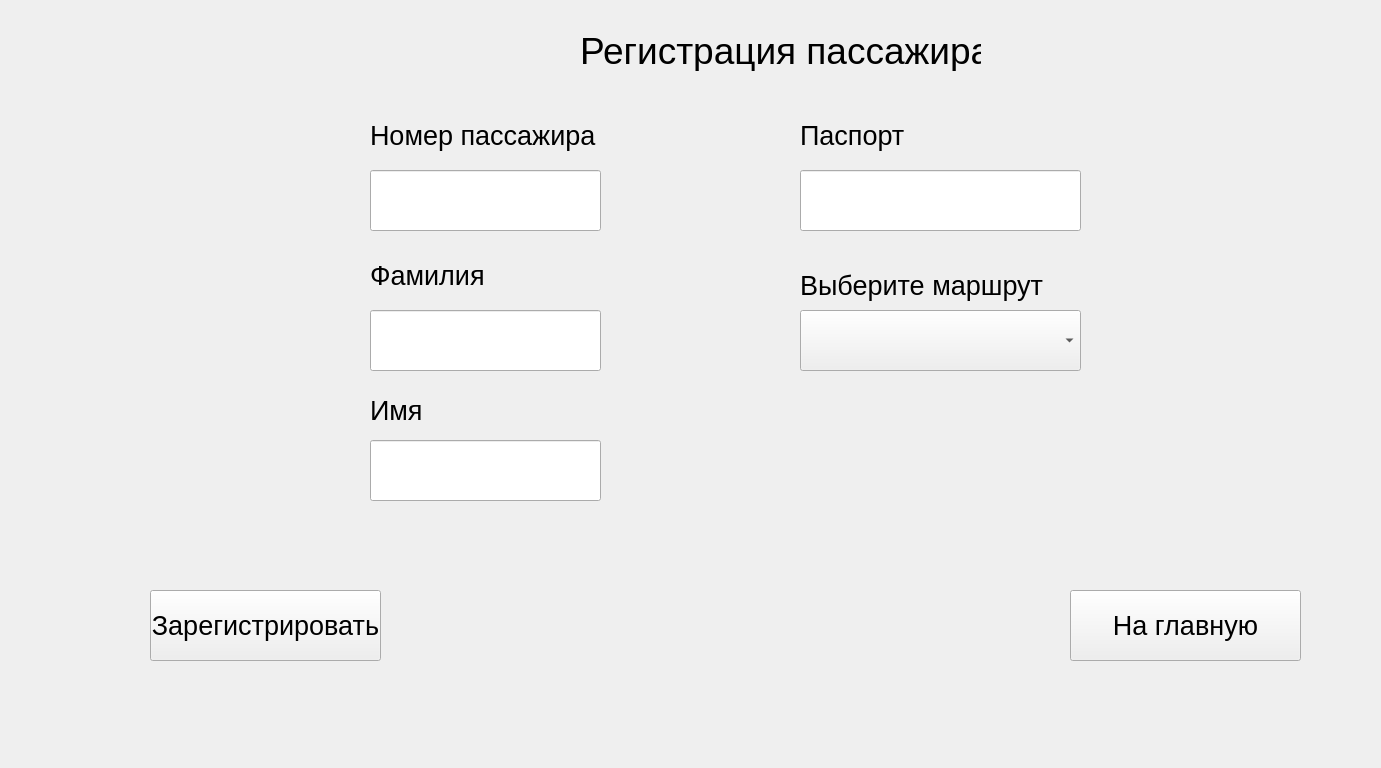
<?xml version="1.0" encoding="UTF-8"?>
<ui version="4.0">
 <class>AddPassengers</class>
 <widget class="QWidget" name="AddPassengers">
  <property name="geometry">
   <rect>
    <x>0</x>
    <y>0</y>
    <width>1381</width>
    <height>768</height>
   </rect>
  </property>
  <property name="windowTitle">
   <string>Регистрация пассажира</string>
  </property>
  <widget class="QLabel" name="label">
   <property name="geometry">
    <rect>
     <x>580</x>
     <y>30</y>
     <width>401</width>
     <height>41</height>
    </rect>
   </property>
   <property name="font">
    <font>
     <pointsize>28</pointsize>
     <weight>50</weight>
     <bold>false</bold>
    </font>
   </property>
   <property name="text">
    <string>Регистрация пассажира</string>
   </property>
  </widget>
  <widget class="QLabel" name="label_2">
   <property name="geometry">
    <rect>
     <x>370</x>
     <y>110</y>
     <width>231</width>
     <height>51</height>
    </rect>
   </property>
   <property name="font">
    <font>
     <pointsize>20</pointsize>
     <weight>50</weight>
     <bold>false</bold>
    </font>
   </property>
   <property name="text">
    <string>Номер пассажира</string>
   </property>
  </widget>
  <widget class="QLabel" name="label_3">
   <property name="geometry">
    <rect>
     <x>370</x>
     <y>260</y>
     <width>121</width>
     <height>31</height>
    </rect>
   </property>
   <property name="font">
    <font>
     <pointsize>20</pointsize>
     <weight>50</weight>
     <bold>false</bold>
    </font>
   </property>
   <property name="text">
    <string>Фамилия</string>
   </property>
  </widget>
  <widget class="QLabel" name="label_4">
   <property name="geometry">
    <rect>
     <x>370</x>
     <y>400</y>
     <width>51</width>
     <height>21</height>
    </rect>
   </property>
   <property name="font">
    <font>
     <pointsize>20</pointsize>
     <weight>50</weight>
     <bold>false</bold>
    </font>
   </property>
   <property name="text">
    <string>Имя</string>
   </property>
  </widget>
  <widget class="QLabel" name="label_5">
   <property name="geometry">
    <rect>
     <x>800</x>
     <y>120</y>
     <width>121</width>
     <height>31</height>
    </rect>
   </property>
   <property name="font">
    <font>
     <pointsize>20</pointsize>
     <weight>50</weight>
     <bold>false</bold>
    </font>
   </property>
   <property name="text">
    <string>Паспорт</string>
   </property>
  </widget>
  <widget class="QLineEdit" name="lineEdit">
   <property name="geometry">
    <rect>
     <x>370</x>
     <y>170</y>
     <width>231</width>
     <height>61</height>
    </rect>
   </property>
  </widget>
  <widget class="QPushButton" name="pushButton">
   <property name="geometry">
    <rect>
     <x>150</x>
     <y>590</y>
     <width>231</width>
     <height>71</height>
    </rect>
   </property>
   <property name="font">
    <font>
     <pointsize>20</pointsize>
    </font>
   </property>
   <property name="text">
    <string>Зарегистрировать</string>
   </property>
  </widget>
  <widget class="QLineEdit" name="lineEdit_2">
   <property name="geometry">
    <rect>
     <x>370</x>
     <y>310</y>
     <width>231</width>
     <height>61</height>
    </rect>
   </property>
  </widget>
  <widget class="QLineEdit" name="lineEdit_3">
   <property name="geometry">
    <rect>
     <x>370</x>
     <y>440</y>
     <width>231</width>
     <height>61</height>
    </rect>
   </property>
  </widget>
  <widget class="QLineEdit" name="lineEdit_4">
   <property name="geometry">
    <rect>
     <x>800</x>
     <y>170</y>
     <width>281</width>
     <height>61</height>
    </rect>
   </property>
  </widget>
  <widget class="QComboBox" name="comboBox">
   <property name="geometry">
    <rect>
     <x>800</x>
     <y>310</y>
     <width>281</width>
     <height>61</height>
    </rect>
   </property>
  </widget>
  <widget class="QLabel" name="label_6">
   <property name="geometry">
    <rect>
     <x>800</x>
     <y>270</y>
     <width>251</width>
     <height>31</height>
    </rect>
   </property>
   <property name="font">
    <font>
     <pointsize>20</pointsize>
     <weight>50</weight>
     <bold>false</bold>
    </font>
   </property>
   <property name="text">
    <string>Выберите маршрут</string>
   </property>
  </widget>
  <widget class="QPushButton" name="pushButton_2">
   <property name="geometry">
    <rect>
     <x>1070</x>
     <y>590</y>
     <width>231</width>
     <height>71</height>
    </rect>
   </property>
   <property name="font">
    <font>
     <pointsize>20</pointsize>
    </font>
   </property>
   <property name="text">
    <string>На главную</string>
   </property>
  </widget>
 </widget>
 <resources/>
 <connections/>
</ui>
